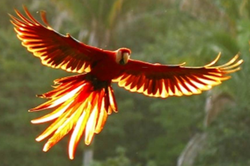
#> input picture images/mccaw.PNG, 250 x 166 px, shrunk from 386 x 257 before the run, found by its file name
$ python BF_ORB2.py
#> lines starting #> are read from the running program, lines starting #| are printed output that depends on the picture
import numpy as np
import cv2

img1 = cv2.imread(r'images\mccaw.png',0)
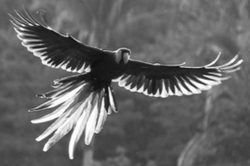
#> img1: shape (166, 250); min 14, max 254, mean 100.6
#img1 = cv2.cvtColor(img1,cv2.COLOR_BGR2GRAY,1)
img2 = cv2.imread(r'images\mccaws_90.jpg',0)
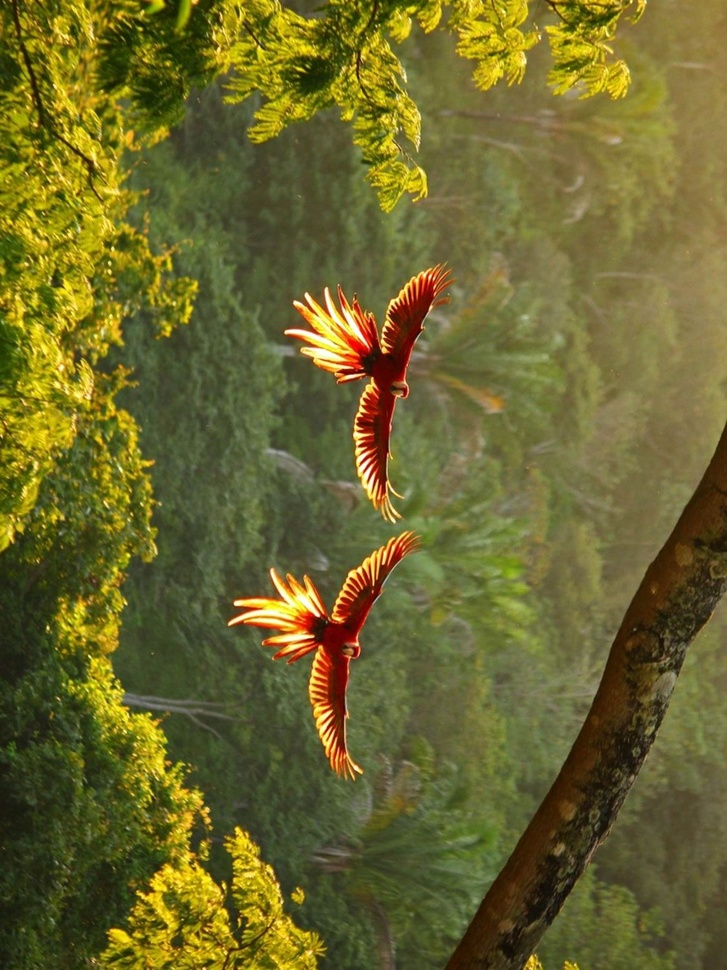
#> input picture images/mccaws_90.jpg, 727 x 970 px, shrunk from 1125 x 1500 before the run, found by its file name
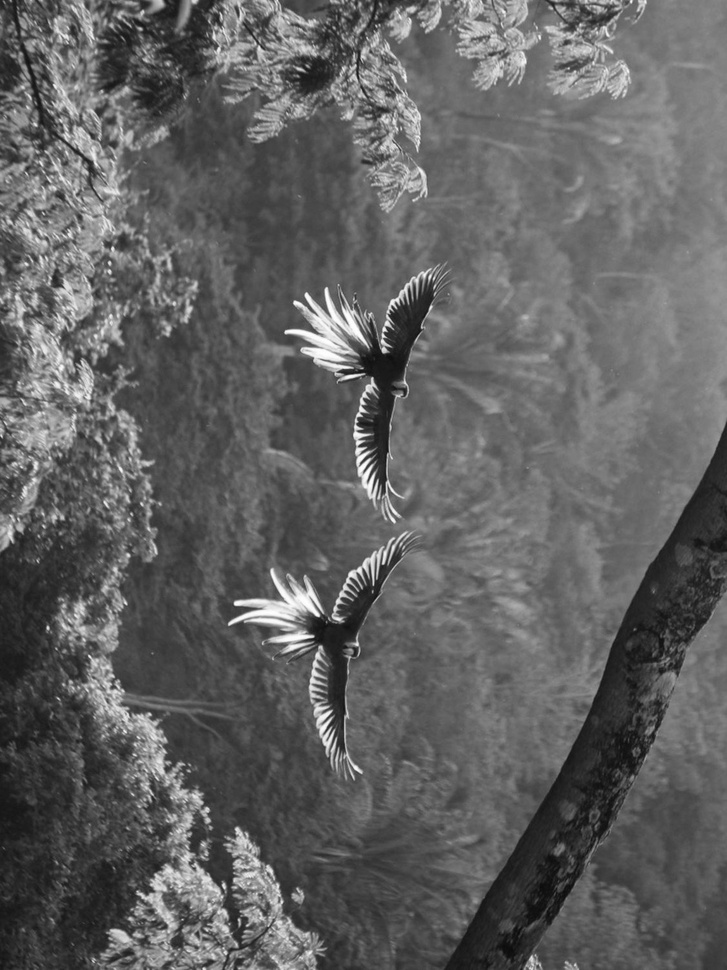
#> img2: shape (970, 727); min 9, max 255, mean 97.5
#img2 = cv2.cvtColor(img2,cv2.COLOR_BGR2GRAY,1)

orb = cv2.ORB_create()

kp1,des1 = orb.detectAndCompute(img1,None)
#> kp1 = 385 keypoints; strongest (x, y, size): (69, 68, 31), (171, 93, 31), (162, 94, 37.2), (148, 92, 31)
kp2,des2 = orb.detectAndCompute(img2,None)
#> kp2 = 500 keypoints; strongest (x, y, size): (385, 330, 31), (360, 415, 31), (235, 603, 31), (384, 336, 31)

bf = cv2.BFMatcher()
matches = bf.knnMatch(des1,des2,k=2)
#> matches = 385 matches

# print (type(matches[0][1].distance))
# print (matches[0][1].trainIdx)

good = []
for m,n in matches:
    if m.distance < 0.75 * n.distance:
        good.append([m])
#> after the loop, good = 44 matches

img3 = img1.copy()
img3 = cv2.drawMatchesKnn(img1,kp1,img2,kp2,good,img3,flags=2)
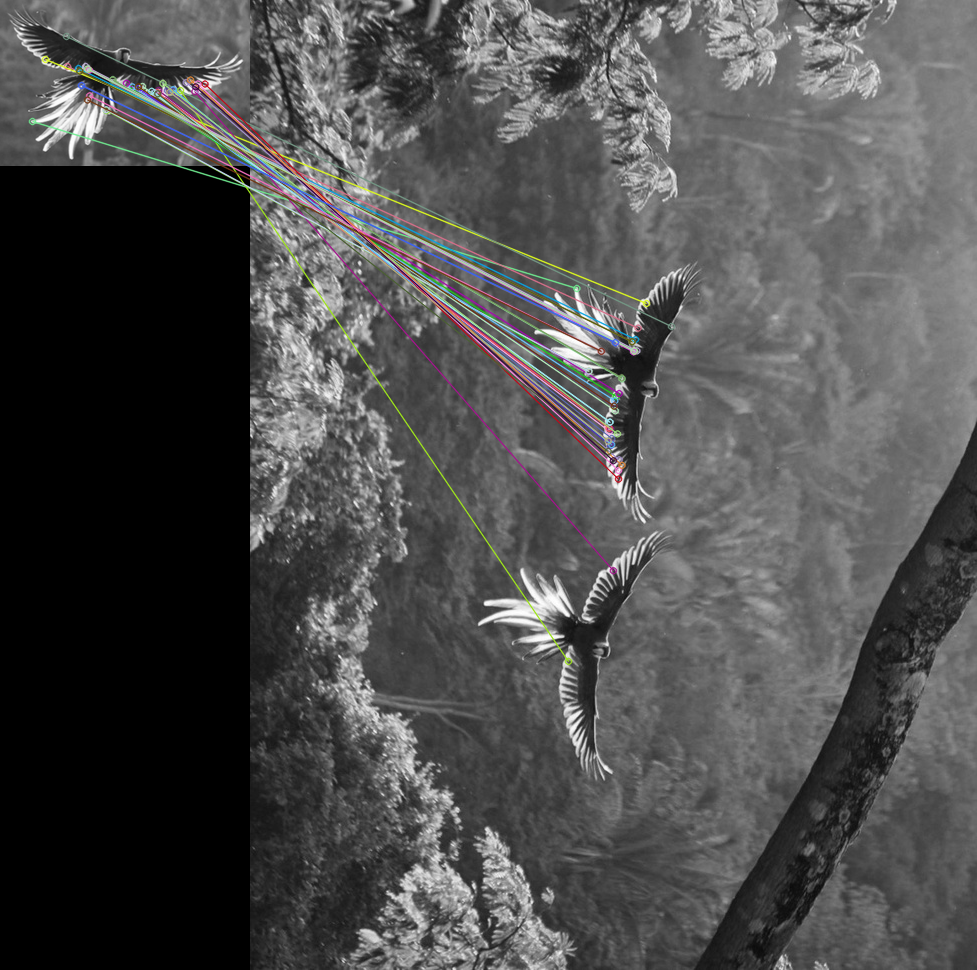
#> img3: shape (970, 977, 3); mean of channels 0, 1, 2 77.5, 77.7, 77.8; drawn as B, G, R


cv2.imshow('img3',img3)
if cv2.waitKey(0) & 0xff == 27:
#> (key Esc is pressed here)
    cv2.destroyAllWindows()
